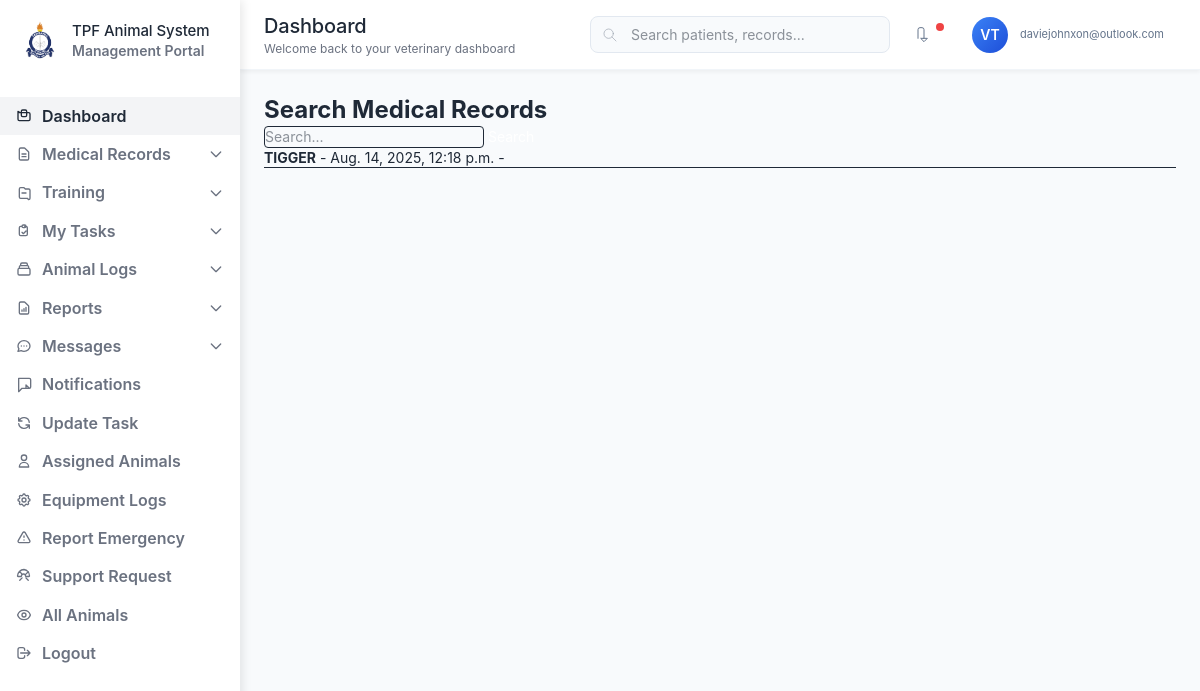
The page /dashboard/vet/Tps_Moshi/search-medical-records/ (signed in) on the database its author committed.
### accounts/models.py (models this page shows, shortened)
class CustomUser(AbstractUser):
    email = models.EmailField(unique=True)
    role = models.CharField(max_length=30, choices=ROLES)
    branch = models.ForeignKey('core.Branch', on_delete=models.SET_NULL, null=True, blank=True)

### core/models.py (models this page shows, shortened)
class MedicalRecord(models.Model):
    REPORT_TYPES = [
        ('breeding', 'Breeding'),
        ('lab_diagnosis', 'Lab Diagnosis'),
        ('deworming', 'Deworming'),
        ('postmortem', 'Postmortem'),
        ('transfer', 'Transfer'),
        ('referral', 'Referral'),
        ('dipping', 'Dipping'),
        ('surgery', 'Surgery'),
        ('vaccination', 'Vaccination'),
        ('checkup', 'Routine Checkup'),
        ('emergency', 'Emergency'),
    ]
    animal = models.ForeignKey(Animal, on_delete=models.CASCADE, related_name='medical_records')
    veterinarian = models.ForeignKey(CustomUser, on_delete=models.CASCADE, related_name='medical_records')
    report_type = models.CharField(max_length=50, choices=REPORT_TYPES)
    diagnosis = models.TextField()
    treatment = models.TextField()
    document = models.FileField(upload_to='medical_documents/', blank=True, null=True)
    weight = models.DecimalField(max_digits=5, decimal_places=2, blank=True, null=True)
    temperature = models.DecimalField(max_digits=4, decimal_places=1, blank=True, null=True)
    mating_date = models.DateField(blank=True, null=True)
    expected_delivery_date = models.DateField(blank=True, null=True)
    breeding_method = models.CharField(max_length=100, blank=True, null=True)
    lab_test_name = models.CharField(max_length=255, blank=True, null=True)
    test_result = models.TextField(blank=True, null=True)
    sample_type = models.CharField(max_length=100, blank=True, null=True)
    dewormer_name = models.CharField(max_length=100, blank=True, null=True)
    next_deworming_date = models.DateField(blank=True, null=True)
    cause_of_death = models.TextField(blank=True, null=True)
    postmortem_findings = models.TextField(blank=True, null=True)
    transfer_from = models.CharField(max_length=255, blank=True, null=True)
    transfer_to = models.CharField(max_length=255, blank=True, null=True)
    reason_for_transfer = models.TextField(blank=True, null=True)
    referred_to = models.CharField(max_length=255, blank=True, null=True)
    referral_reason = models.TextField(blank=True, null=True)
    dip_type = models.CharField(max_length=100, blank=True, null=True)
    dipping_location = models.CharField(max_length=255, blank=True, null=True)
    surgery_type = models.CharField(max_length=255, blank=True, null=True)
    anesthesia_used = models.CharField(max_length=255, blank=True, null=True)
    vaccine_name = models.CharField(max_length=255, blank=True, null=True)
    next_due_date = models.DateField(blank=True, null=True)
    date_recorded = models.DateTimeField(auto_now_add=True)
    updated_at = models.DateTimeField(auto_now=True)
    class Meta:
        ordering = ['-date_recorded']

class Animal(models.Model):
    SPECIES_CHOICES = [
        ('dog', 'Dog'),
        ('horse', 'Horse'),
        ('cat', 'Cat'),
        ('other', 'Other'),
    ]
    name = models.CharField(max_length=255)
    species = models.CharField(max_length=100, choices=SPECIES_CHOICES)
    breed = models.CharField(max_length=100, blank=True, null=True)
    force_number = models.CharField(max_length=100, unique=True)
    age = models.DecimalField(max_digits=5, decimal_places=2)
    date_of_birth = models.DateField(null=True, blank=True)
    owner_name = models.CharField(max_length=255)
    photo = models.ImageField(upload_to='animal_photos/', blank=True, null=True)
    branch = models.ForeignKey(Branch, on_delete=models.CASCADE)
    assigned_users = models.ManyToManyField(CustomUser, related_name='assigned_animals', blank=True)
    assigned_vet = models.ForeignKey(CustomUser, on_delete=models.SET_NULL, null=True, blank=True, related_name='vet_animals')
    created_at = models.DateTimeField(auto_now_add=True)
    updated_at = models.DateTimeField(auto_now=True)
    class Meta:
        ordering = ['-created_at']

### veterinarian_dashboard/views.py (the view)
# urls.py: path('<str:branch>/search-medical-records/', search_medical_records, name='search_medical_records'),
@login_required
def search_medical_records(request, branch):
    if not is_authorized_branch(request.user, branch, role='veterinarian'):
        return render(request, 'errors/unauthorized.html', status=403)
    query = request.GET.get('q', '')
    records = MedicalRecord.objects.filter(
        veterinarian=request.user,
        animal__branch__name__iexact=branch
    ).order_by('-date_recorded')
    if query:
        records = records.filter(diagnosis__icontains=query)
    return render(request, 'veterinarian_dashboard/search_medical_records.html', {
        'records': records,
        'branch': branch,
        'query': query
    })

### templates/veterinarian_dashboard/search_medical_records.html
{% extends "veterinarian_dashboard/base_dashboard.html" %}
{% block content %}
  <div class="container mx-auto p-4">
    <h2 class="text-2xl font-bold mb-4">Search Medical Records</h2>
    <form method="get" class="mb-4">
      <input type="text" name="query" placeholder="Search..." class="border px-2 py-1 rounded w-1/2">
      <button type="submit" class="bg-blue-500 text-white px-4 py-1 rounded">Search</button>
    </form>
    {% if records %}
      <ul>
        {% for record in records %}
          <li class="border-b py-2">
            <strong>{{ record.animal.name }}</strong> - {{ record.date_recorded }} - {{ record.description|truncatewords:10 }}
          </li>
        {% endfor %}
      </ul>
    {% else %}
      <p>No records found.</p>
    {% endif %}
  </div>
{% endblock %}

### templates/veterinarian_dashboard/base_dashboard.html (shortened to what this page needs)
{% load static %}
<!DOCTYPE html>
<html lang="en">
<head>
  <link href="{% static 'css/dist/styles.css' %}" rel="stylesheet" />
</head>
<body>
<aside id="sidebar" class="sidebar">
  <div class="sidebar-logo flex items-center space-x-3">
    <img src="{% static 'images/tanzania-police-logo.png' %}" alt="Logo" class="w-10 h-10 object-contain" />
    <div>
      <div class="logo-text">TPF Animal System</div>
      <div class="logo-subtitle">Management Portal</div>
    </div>
  </div>
  <nav class="sidebar-nav">
    <a href="{% url 'vet_dashboard' branch=branch %}" class="nav-item {% block dashboard_active %}active{% endblock %}">
      Dashboard
    </a>
    <div class="nav-dropdown">
      <button class="nav-item" onclick="toggleDropdown(this)" aria-expanded="false">
        <svg class="nav-item-icon" fill="none" stroke="currentColor" viewBox="0 0 24 24" aria-hidden="true">
          <path stroke-linecap="round" stroke-linejoin="round" stroke-width="2" d="M9 12h6m-6 4h6m2 5H7a2 2 0 01-2-2V5a2 2 0 012-2h5.586a1 1 0 01.707.293l5.414 5.414a1 1 0 01.293.707V19a2 2 0 01-2 2z"/>
        </svg>
        Medical Records
        <svg class="dropdown-arrow" fill="none" stroke="currentColor" viewBox="0 0 24 24" aria-hidden="true">
          <path stroke-linecap="round" stroke-linejoin="round" stroke-width="2" d="M19 9l-7 7-7-7"/>
        </svg>
      </button>
    </div>
<div class="nav-dropdown">
  <button class="nav-item" onclick="toggleDropdown(this)" aria-expanded="false">
    <svg class="nav-item-icon" fill="none" stroke="currentColor" viewBox="0 0 24 24" aria-hidden="true">
      <path stroke-linecap="round" stroke-linejoin="round" stroke-width="2"
            d="M9 12h6m2 8H7a2 2 0 01-2-2V6a2 2 0 012-2h5l2 2h5a2 2 0 012 2v12a2 2 0 01-2 2z"/>
    </svg>
    Training
    <svg class="dropdown-arrow" fill="none" stroke="currentColor" viewBox="0 0 24 24" aria-hidden="true">
      <path stroke-linecap="round" stroke-linejoin="round" stroke-width="2" d="M19 9l-7 7-7-7"/>
    </svg>
  </button>
</div>
    <div class="nav-dropdown">
      <button class="nav-item" onclick="toggleDropdown(this)" aria-expanded="false">
        My Tasks
        <svg class="dropdown-arrow" fill="none" stroke="currentColor" viewBox="0 0 24 24" aria-hidden="true">
          <path stroke-linecap="round" stroke-linejoin="round" stroke-width="2" d="M19 9l-7 7-7-7"/>
        </svg>
      </button>
    </div>
    <div class="nav-dropdown">
      <button class="nav-item" onclick="toggleDropdown(this)" aria-expanded="false">
        Animal Logs
        <svg class="dropdown-arrow" fill="none" stroke="currentColor" viewBox="0 0 24 24" aria-hidden="true">
          <path stroke-linecap="round" stroke-linejoin="round" stroke-width="2" d="M19 9l-7 7-7-7"/>
        </svg>
      </button>
    </div>
    <div class="nav-dropdown">
      <button class="nav-item" onclick="toggleDropdown(this)" aria-expanded="false">
        <svg class="nav-item-icon" fill="none" stroke="currentColor" viewBox="0 0 24 24" aria-hidden="true">
          <path stroke-linecap="round" stroke-linejoin="round" stroke-width="2" d="M9 17v-2m3 2v-4m3 4v-6m2 10H7a2 2 0 01-2-2V5a2 2 0 012-2h5.586a1 1 0 01.707.293l5.414 5.414a1 1 0 01.293.707V19a2 2 0 01-2 2z"/>
        </svg>
        Reports
        <svg class="dropdown-arrow" fill="none" stroke="currentColor" viewBox="0 0 24 24" aria-hidden="true">
          <path stroke-linecap="round" stroke-linejoin="round" stroke-width="2" d="M19 9l-7 7-7-7"/>
        </svg>
      </button>
    </div>
    <div class="nav-dropdown">
      <button class="nav-item" onclick="toggleDropdown(this)" aria-expanded="false">
        Messages
        <svg class="dropdown-arrow" fill="none" stroke="currentColor" viewBox="0 0 24 24" aria-hidden="true">
          <path stroke-linecap="round" stroke-linejoin="round" stroke-width="2" d="M19 9l-7 7-7-7"/>
        </svg>
      </button>
    </div>
    <a href="{% url 'notifications' branch=branch %}" class="nav-item">
      <svg class="nav-item-icon" fill="none" stroke="currentColor" viewBox="0 0 24 24" aria-hidden="true">
        <path stroke-linecap="round" stroke-linejoin="round" stroke-width="2" d="M15 17h5l-5-5v5zM4 2v20l5-5h11a2 2 0 002-2V4a2 2 0 00-2-2H4z"/>
      </svg>
      Notifications
    </a>
    <a href="{% url 'update_task' branch=branch %}" class="nav-item">
      <svg class="nav-item-icon" fill="none" stroke="currentColor" viewBox="0 0 24 24" aria-hidden="true">
        <path stroke-linecap="round" stroke-linejoin="round" stroke-width="2" d="M4 4v5h.582m15.356 2A8.001 8.001 0 004.582 9m0 0H9m11 11v-5h-.581m0 0a8.003 8.003 0 01-15.357-2m15.357 2H15"/>
      </svg>
      Update Task
    </a>
    <a href="{% url 'animal_list' branch=branch %}" class="nav-item">
      <svg class="nav-item-icon" fill="none" stroke="currentColor" viewBox="0 0 24 24" aria-hidden="true">
        <path stroke-linecap="round" stroke-linejoin="round" stroke-width="2" d="M16 7a4 4 0 11-8 0 4 4 0 018 0zM12 14a7 7 0 00-7 7h14a7 7 0 00-7-7z"/>
      </svg>
      Assigned Animals
    </a>
    <a href="{% url 'equipment_logs' branch=branch %}" class="nav-item">
      Equipment Logs
    </a>
    <a href="{% url 'report_emergency' branch=branch %}" class="nav-item">
      <svg class="nav-item-icon" fill="none" stroke="currentColor" viewBox="0 0 24 24" aria-hidden="true">
        <path stroke-linecap="round" stroke-linejoin="round" stroke-width="2" d="M12 9v2m0 4h.01m-6.938 4h13.856c1.54 0 2.502-1.667 1.732-3L13.732 4c-.77-1.333-2.694-1.333-3.464 0L3.34 16c-.77 1.333.192 3 1.732 3z"/>
      </svg>
      Report Emergency
    </a>
    <a href="{% url 'support_request' branch=branch %}" class="nav-item">
      Support Request
    </a>
    <a href="{% url 'animal_list' branch=branch %}" class="nav-item">
      All Animals
    </a>
    <a href="{% url 'logout' %}" class="nav-item nav-item-logout">
      <svg class="nav-item-icon" fill="none" stroke="currentColor" viewBox="0 0 24 24" aria-hidden="true">
        <path stroke-linecap="round" stroke-linejoin="round" stroke-width="2" d="M17 16l4-4m0 0l-4-4m4 4H7m6 4v1a3 3 0 01-3 3H6a3 3 0 01-3-3V7a3 3 0 013-3h4a3 3 0 013 3v1"/>
      </svg>
      Logout
    </a>
  </nav>
</aside>
  <main class="main-content">
    <header class="top-header">
      <div class="header-left">
        <div>
          <h1 class="page-title">{% block page_header %}Dashboard{% endblock %}</h1>
          <p class="page-subtitle">{% block page_subtitle %}Welcome back to your veterinary dashboard{% endblock %}</p>
        </div>
      </div>
      <div class="header-right">
        <div class="search-box">
          <svg class="search-icon" fill="none" stroke="currentColor" viewBox="0 0 24 24" aria-hidden="true">
            <path stroke-linecap="round" stroke-linejoin="round" d="M21 21l-6-6m2-5a7 7 0 11-14 0 7 7 0 0114 0z"/>
          </svg>
          <input type="text" class="search-input" placeholder="Search patients, records..." />
        </div>
        <div class="header-actions">
          <button class="header-btn" aria-label="Notifications">
            <svg class="nav-item-icon" fill="none" stroke="currentColor" viewBox="0 0 24 24" aria-hidden="true">
              <path stroke-linecap="round" stroke-linejoin="round" d="M15 17h5l-5 5-5-5h5v-13a3 3 0 00-3-3H9a3 3 0 00-3 3v13"/>
            </svg>
            <span class="notification-badge"></span>
          </button>
          <div class="user-profile" aria-label="User profile">
            <div class="user-avatar">
              {{ request.user.first_name.0|default:'V' }}{{ request.user.last_name.0|default:'T' }}
            </div>
            <div class="user-info">
              <div class="user-email">{{ request.user.email }}</div>
            </div>
          </div>
        </div>
      </div>
    </header>
    <section class="content-area">
      {% block content %}{% endblock %}
    </section>
  </main>
</body>
</html>

### rows shown on the page
CustomUser: user.first_name.0 "V", user.last_name.0 "T", user.email "daviejohnxon@outlook.com"
MedicalRecord: animal.name "TIGGER", date_recorded "Aug. 14, 2025, 12:18 p.m."
